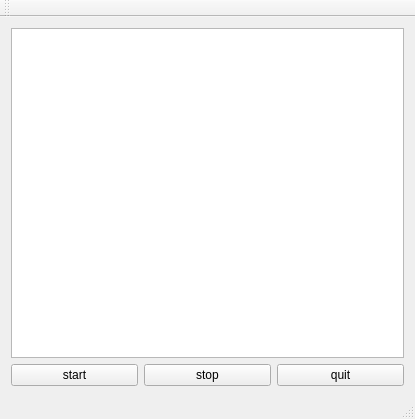
<?xml version="1.0" encoding="UTF-8"?>
<ui version="4.0">
 <class>MainWindow</class>
 <widget class="QMainWindow" name="MainWindow">
  <property name="geometry">
   <rect>
    <x>0</x>
    <y>0</y>
    <width>415</width>
    <height>419</height>
   </rect>
  </property>
  <property name="windowTitle">
   <string>MainWindow</string>
  </property>
  <widget class="QWidget" name="centralWidget">
   <layout class="QGridLayout" name="gridLayout">
    <item row="0" column="0" colspan="3">
     <widget class="QTextEdit" name="textEdit"/>
    </item>
    <item row="1" column="0">
     <widget class="QPushButton" name="startButton">
      <property name="text">
       <string>start</string>
      </property>
     </widget>
    </item>
    <item row="1" column="1">
     <widget class="QPushButton" name="stopButton">
      <property name="text">
       <string>stop</string>
      </property>
     </widget>
    </item>
    <item row="1" column="2">
     <widget class="QPushButton" name="quitButton">
      <property name="text">
       <string>quit</string>
      </property>
     </widget>
    </item>
   </layout>
  </widget>
  <widget class="QMenuBar" name="menuBar">
   <property name="geometry">
    <rect>
     <x>0</x>
     <y>0</y>
     <width>415</width>
     <height>23</height>
    </rect>
   </property>
  </widget>
  <widget class="QToolBar" name="mainToolBar">
   <attribute name="toolBarArea">
    <enum>TopToolBarArea</enum>
   </attribute>
   <attribute name="toolBarBreak">
    <bool>false</bool>
   </attribute>
  </widget>
  <widget class="QStatusBar" name="statusBar"/>
 </widget>
 <layoutdefault spacing="6" margin="11"/>
 <resources/>
 <connections/>
</ui>
